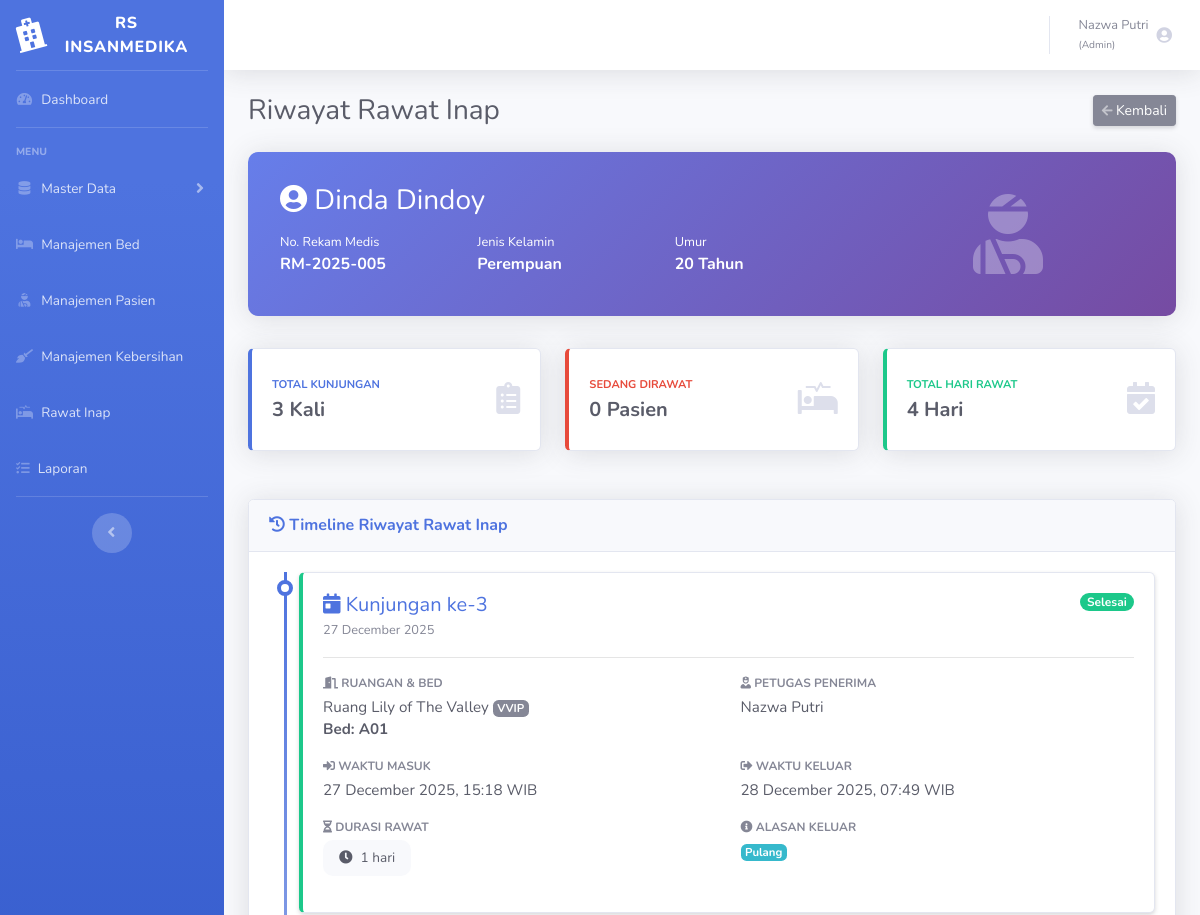
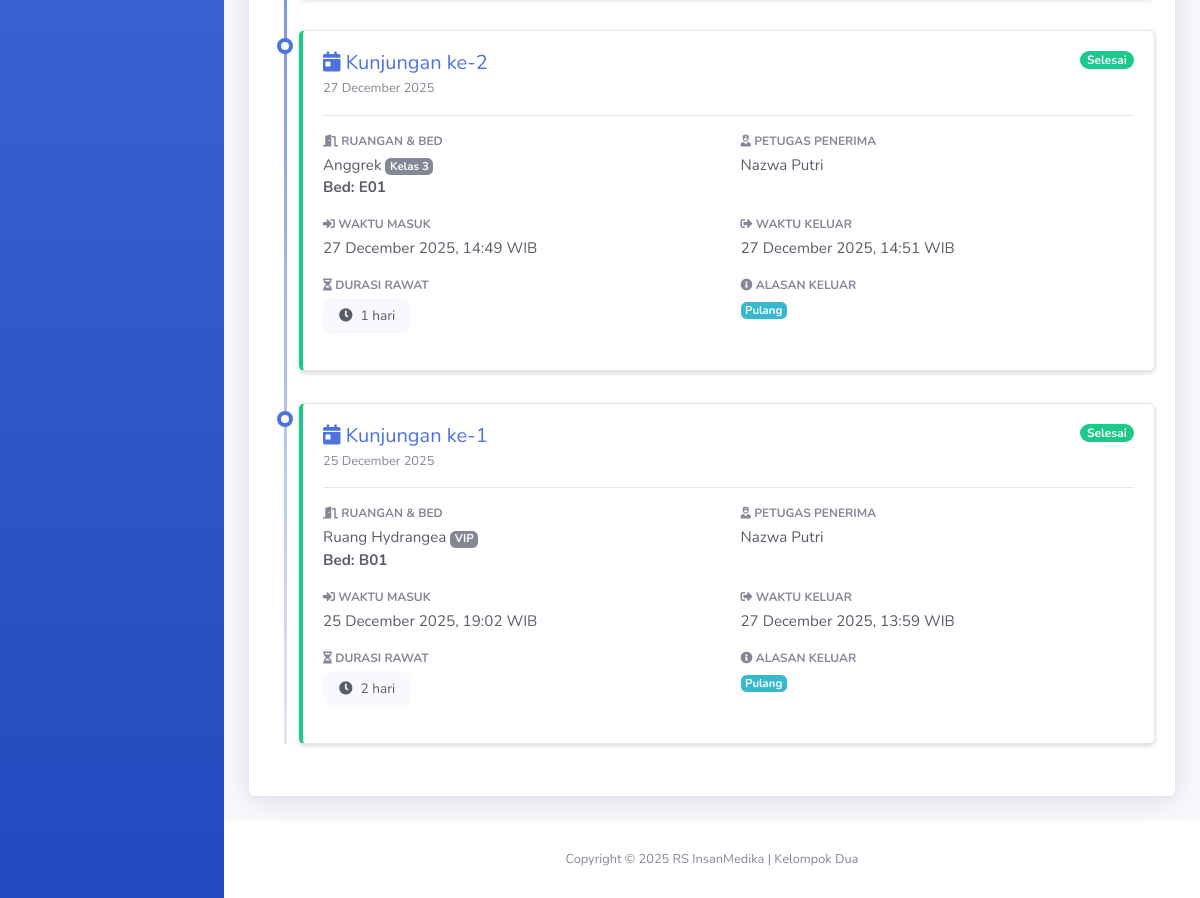
The page /rumahsakit/rawatinap/riwayat.php?pasien_id=5 (signed in) on the database its author committed (2 pictures, top to bottom).
### tables this page shows
CREATE TABLE `t_pasien` (
  `f_idpasien` int(11) NOT NULL,
  `f_norekmed` varchar(150) NOT NULL,
  `f_nama` varchar(150) NOT NULL,
  `f_tgllahir` date NOT NULL,
  `f_jnskelamin` enum('Laki-laki','Perempuan') NOT NULL,
  `f_notlp` varchar(11) NOT NULL,
  `f_alamat` varchar(150) NOT NULL,
  `f_created` datetime NOT NULL,
  `f_updated` datetime NOT NULL
);

CREATE TABLE `t_rawatinap` (
  `f_idrawatinap` int(11) NOT NULL,
  `f_idpasien` int(11) NOT NULL,
  `f_idbed` int(11) NOT NULL,
  `f_idpetugas` int(11) NOT NULL,
  `f_kelas_diminta` enum('VVIP','VIP','Kelas 1','Kelas 2','Kelas 3') NOT NULL,
  `f_kelas_ditempatkan` enum('VVIP','VIP','Kelas 1','Kelas 2','Kelas 3') DEFAULT NULL,
  `f_status_penempatan` enum('langsung','upgrade','downgrade','menunggu') NOT NULL,
  `f_waktumasuk` datetime NOT NULL,
  `f_waktukeluar` datetime DEFAULT NULL,
  `f_stsbersih` enum('Siap','Kotor') NOT NULL,
  `f_alasan` enum('Pulang','Pindah','Meninggal') DEFAULT NULL,
  `f_created` datetime NOT NULL,
  `f_updated` datetime NOT NULL
);

CREATE TABLE `t_ruangan` (
  `f_idruangan` int(11) NOT NULL,
  `f_nama` varchar(150) NOT NULL,
  `f_kelas` enum('VVIP','VIP','Kelas 1','Kelas 2','Kelas 3') NOT NULL,
  `f_lantai` int(11) NOT NULL,
  `f_kapasitas` int(11) NOT NULL,
  `f_created` datetime NOT NULL,
  `f_updated` datetime NOT NULL,
  `f_luasruangan` decimal(6,2) DEFAULT NULL,
  `f_luasperbed` decimal(5,2) DEFAULT NULL,
  `f_faktorefisiensi` decimal(3,2) NOT NULL,
  `f_kapasitasmaks` int(11) NOT NULL
);

CREATE TABLE `t_tempattidur` (
  `f_idbed` int(11) NOT NULL,
  `f_idruangan` int(11) NOT NULL,
  `f_nomorbed` varchar(150) NOT NULL,
  `f_stsfisik` enum('Aktif','Nonaktif','Maintenance') NOT NULL,
  `f_created` datetime NOT NULL,
  `f_updated` datetime NOT NULL
);

CREATE TABLE `t_petugas` (
  `f_idpetugas` int(11) NOT NULL,
  `f_nama` varchar(150) NOT NULL,
  `f_username` varchar(150) NOT NULL,
  `f_password` varchar(150) NOT NULL,
  `f_role` enum('Admin','Admisi','Perawat','Petugas Kebersihan') NOT NULL,
  `f_unitkerja` varchar(150) NOT NULL,
  `f_created` datetime NOT NULL,
  `f_updated` datetime NOT NULL
);

### rumahsakit/rawatinap/riwayat.php (the view, shortened to what the rows shown need)
<?php
require_once "../dbcontroller.php";
$db = new dbcontroller();
$id_pasien = (int)$_GET['pasien_id'];
$sql_pasien = "SELECT * FROM t_pasien WHERE f_idpasien = $id_pasien";
$pasien_data = $db->getALL($sql_pasien);
$pasien = $pasien_data[0];
$tgl_lahir = new DateTime($pasien['f_tgllahir']);
$hari_ini = new DateTime();
$umur = $hari_ini->diff($tgl_lahir)->y;
$sql_history = "SELECT
                    ri.*,
                    r.f_nama AS nama_ruangan,
                    r.f_kelas,
                    t.f_nomorbed,
                    p.f_nama AS nama_petugas
                FROM t_rawatinap ri
                LEFT JOIN t_tempattidur t ON ri.f_idbed = t.f_idbed
                LEFT JOIN t_ruangan r ON t.f_idruangan = r.f_idruangan
                LEFT JOIN t_petugas p ON ri.f_idpetugas = p.f_idpetugas
                WHERE ri.f_idpasien = $id_pasien
                ORDER BY ri.f_waktumasuk DESC";
$history = $db->getALL($sql_history);
$total_kunjungan = count($history);
?>
<!DOCTYPE html>
<html lang="id">
<head>
    <link href="../vendor/fontawesome-free/css/all.min.css" rel="stylesheet" type="text/css">
    <link href="../css/sb-admin-2.min.css" rel="stylesheet">
</head>
<body id="page-top">
    <div id="wrapper">
        <div id="content-wrapper" class="d-flex flex-column">
            <div id="content">
                <div class="container-fluid">
                    <div class="d-sm-flex align-items-center justify-content-between mb-4">
                        <h1 class="h3 mb-0 text-gray-800">
                            Riwayat Rawat Inap
                        </h1>
                    </div>
                    <div class="patient-header shadow">
                        <div class="row align-items-center">
                            <div class="col-md-8">
                                <h3 class="mb-3">
                                    <i class="fas fa-user-circle"></i> <?= htmlspecialchars($pasien['f_nama']) ?>
                                </h3>
                                <div class="row">
                                    <div class="col-md-4 mb-2">
                                        <small class="d-block opacity-75">No. Rekam Medis</small>
                                        <strong><?= htmlspecialchars($pasien['f_norekmed']) ?></strong>
                                    </div>
                                    <div class="col-md-4 mb-2">
                                        <small class="d-block opacity-75">Jenis Kelamin</small>
                                        <strong><?= htmlspecialchars($pasien['f_jnskelamin']) ?></strong>
                                    </div>
                                    <div class="col-md-4 mb-2">
                                        <small class="d-block opacity-75">Umur</small>
                                        <strong><?= $umur ?> Tahun</strong>
                                    </div>
                                </div>
                            </div>
                        </div>
                    </div>
                    <div class="row">
                        <div class="col-lg-12">
                            <div class="card shadow mb-4">
                                <div class="card-body">
                                    <?php if (empty($history)): ?>
                                        <div class="text-center py-5">
                                            <i class="fas fa-folder-open fa-4x text-gray-300 mb-3"></i>
                                            <h5 class="text-gray-500">Belum Ada Riwayat</h5>
                                            <p class="text-muted">Pasien ini belum pernah menjalani rawat inap.</p>
                                        </div>
                                    <?php else: ?>
                                        <div class="timeline-container">
                                            <?php foreach ($history as $index => $h): ?>
                                                <?php
                                                    $is_active = ($h['f_waktukeluar'] === null);
                                                    $status_text = $is_active ? 'Sedang Dirawat' : 'Selesai';
                                                    $status_badge = $is_active ? 'badge-danger' : 'badge-success';
                                                    $card_class = $is_active ? 'active border-left-danger' : 'border-left-success';
                                                    $tgl_masuk = date('d F Y', strtotime($h['f_waktumasuk']));
                                                    $jam_masuk = date('H:i', strtotime($h['f_waktumasuk']));
                                                    $durasi = '';
                                                    if ($is_active) {
                                                        $masuk = strtotime($h['f_waktumasuk']);
                                                        $sekarang = time();
                                                        $hari = floor(($sekarang - $masuk) / (60 * 60 * 24)) + 1;
                                                        $durasi = "$hari hari (masih berlangsung)";
                                                    } else {
                                                        $masuk = strtotime($h['f_waktumasuk']);
                                                        $keluar = strtotime($h['f_waktukeluar']);
                                                        $hari = ceil(($keluar - $masuk) / (60 * 60 * 24));
                                                        $durasi = "$hari hari";
                                                    }
                                                ?>
                                                <div class="timeline-item">
                                                    <div class="timeline-dot <?= $is_active ? 'active' : '' ?>"></div>
                                                    <div class="card timeline-card shadow-sm <?= $card_class ?>">
                                                        <div class="card-body">
                                                            <div class="d-flex justify-content-between align-items-start mb-3">
                                                                <div>
                                                                    <h5 class="mb-1 text-primary">
                                                                        <i class="fas fa-calendar-day"></i>
                                                                        Kunjungan ke-<?= $total_kunjungan - $index ?>
                                                                    </h5>
                                                                    <div class="text-muted small">
                                                                        <?= $tgl_masuk ?>
                                                                    </div>
                                                                </div>
                                                                <span class="badge <?= $status_badge ?> badge-pill">
                                                                    <?= $status_text ?>
                                                                </span>
                                                            </div>
                                                            <hr>
                                                            <div class="row">
                                                                <div class="col-md-6 mb-3">
                                                                    <div class="info-label">
                                                                        <i class="fas fa-door-open"></i> Ruangan & Bed
                                                                    </div>
                                                                    <div class="info-value">
                                                                        <?= htmlspecialchars($h['nama_ruangan']) ?>
                                                                        <span class="badge badge-secondary"><?= htmlspecialchars($h['f_kelas']) ?></span>
                                                                        <br>
                                                                        <strong>Bed: <?= htmlspecialchars($h['f_nomorbed']) ?></strong>
                                                                    </div>
                                                                </div>
                                                                <div class="col-md-6 mb-3">
                                                                    <div class="info-label">
                                                                        <i class="fas fa-user-nurse"></i> Petugas Penerima
                                                                    </div>
                                                                    <div class="info-value">
                                                                        <?= htmlspecialchars($h['nama_petugas'] ?? 'Tidak tercatat') ?>
                                                                    </div>
                                                                </div>
                                                                <div class="col-md-6 mb-3">
                                                                    <div class="info-label">
                                                                        <i class="fas fa-sign-in-alt"></i> Waktu Masuk
                                                                    </div>
                                                                    <div class="info-value">
                                                                        <?= $tgl_masuk ?>, <?= $jam_masuk ?> WIB
                                                                    </div>
                                                                </div>
                                                                <div class="col-md-6 mb-3">
                                                                    <div class="info-label">
                                                                        <i class="fas fa-sign-out-alt"></i> Waktu Keluar
                                                                    </div>
                                                                    <div class="info-value">
                                                                        <?php if ($is_active): ?>
                                                                            <span class="text-danger font-weight-bold">
                                                                                <i class="fas fa-spinner fa-pulse"></i> Masih Dirawat
                                                                            </span>
                                                                        <?php else: ?>
                                                                            <?= date('d F Y', strtotime($h['f_waktukeluar'])) ?>,
                                                                            <?= date('H:i', strtotime($h['f_waktukeluar'])) ?> WIB
                                                                        <?php endif; ?>
                                                                    </div>
                                                                </div>
                                                                <div class="col-md-6 mb-3">
                                                                    <div class="info-label">
                                                                        <i class="fas fa-hourglass-half"></i> Durasi Rawat
                                                                    </div>
                                                                    <div class="info-value">
                                                                        <span class="duration-badge">
                                                                            <i class="fas fa-clock mr-2"></i>
                                                                            <?= $durasi ?>
                                                                        </span>
                                                                    </div>
                                                                </div>
                                                                <div class="col-md-6 mb-3">
                                                                    <div class="info-label">
                                                                        <i class="fas fa-info-circle"></i> Alasan Keluar
                                                                    </div>
                                                                    <div class="info-value">
                                                                        <?php if ($h['f_alasan'] == 'Null' || empty($h['f_alasan'])): ?>
                                                                            <span class="text-muted">-</span>
                                                                        <?php else: ?>
                                                                            <span class="badge badge-info">
                                                                                <?= htmlspecialchars($h['f_alasan']) ?>
                                                                            </span>
                                                                        <?php endif; ?>
                                                                    </div>
                                                                </div>
                                                            </div>
                                                        </div>
                                                    </div>
                                                </div>
                                            <?php endforeach; ?>
                                        </div>
                                    <?php endif; ?>
                                </div>
                            </div>
                        </div>
                    </div>
                </div>
            </div>
        </div>
    </div>
</body>
</html>

### rows shown on the page
t_pasien: f_nama "Dinda Dindoy", f_norekmed "RM-2025-005", f_jnskelamin "Perempuan"
t_rawatinap: index "3", f_waktumasuk "27 December 2025", f_waktukeluar "Selesai", t_ruangan.f_nama "Ruang Lily of The Valley", t_ruangan.f_kelas "VVIP", f_idbed.f_nomorbed "A01", f_idpetugas.f_nama "Nazwa Putri", f_waktumasuk "15:18", f_waktukeluar "28 December 2025", f_waktukeluar "07:49", durasi "1 hari", f_alasan "Pulang"
t_rawatinap: index "2", f_waktumasuk "27 December 2025", f_waktukeluar "Selesai", t_ruangan.f_nama "Anggrek", t_ruangan.f_kelas "Kelas 3", f_idbed.f_nomorbed "E01", f_idpetugas.f_nama "Nazwa Putri", f_waktumasuk "14:49", f_waktukeluar "27 December 2025", f_waktukeluar "14:51", durasi "1 hari", f_alasan "Pulang"
t_rawatinap: index "1", f_waktumasuk "25 December 2025", f_waktukeluar "Selesai", t_ruangan.f_nama "Ruang Hydrangea", t_ruangan.f_kelas "VIP", f_idbed.f_nomorbed "B01", f_idpetugas.f_nama "Nazwa Putri", f_waktumasuk "19:02", f_waktukeluar "27 December 2025", f_waktukeluar "13:59", durasi "2 hari", f_alasan "Pulang"

### other values the page prints
$nama_petugas "Nazwa Putri"
$role_petugas "Admin"
$total_kunjungan "3"
$sedang_dirawat "0"
$total_hari_rawat "4"
